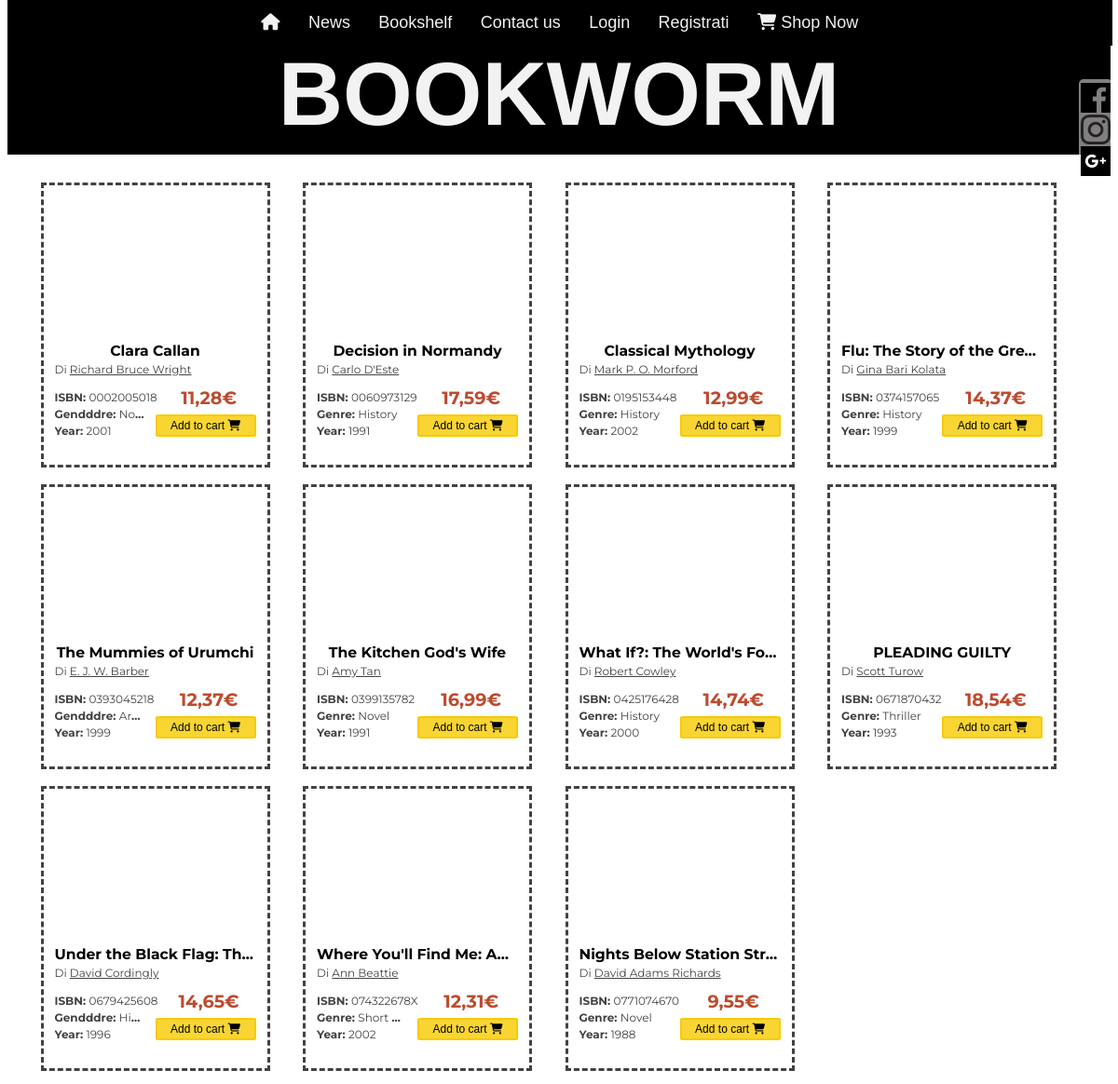
The page /bookshelf.php on the database its author committed.
### tables this page shows
CREATE TABLE `books` (
  `ISBN` varchar(45) NOT NULL,
  `title` varchar(45) NOT NULL,
  `author` varchar(45) NOT NULL,
  `publication_year` varchar(45) NOT NULL,
  `publisher` varchar(45) NOT NULL,
  `image_url` varchar(300) NOT NULL,
  `genre` varchar(45) NOT NULL,
  `price` varchar(45) DEFAULT NULL,
  PRIMARY KEY (`ISBN`)
);

### bookshelf.php (the view, shortened to what this page needs)
<?php
require('inc/db.php');
?>
<!DOCTYPE html>
<html lang="it">
<head>
    <link href="CSS/bookshelf_style.css" rel="stylesheet" type="text/css">
</head>
<body>
<nav class="topnav">
    <table>
        <tr>
            <td><a href="index.php"><i class="fa-solid fa-house"></i></a></td>
            <td><a href="index.php#hr1">News</a></td>
            <td><a onclick="scrollup()">Bookshelf</a></td>
            <td><a href="index.php#contatti">Contact us</a></td>
            <?php
            if(!isset($_SESSION["username"])){
                echo '
                        <td> <a onclick="openmodal()">Login</a></td>
                        <td> <a onclick="openmodal1()">Registrati</a></td>';
            }else{
                echo '<td><a onclick="openmodal2()"><strong>'.' '. $_SESSION["username"] . '</strong></a></td>';
            }
            ?>
            <td><a href="carrello.php"><i class="fa-solid fa-cart-shopping"></i> Shop Now</a></td>
        </tr>
    </table>
</nav>
<div id="intestazione">
    <h1> BOOKWORM </h1>
</div>
<aside class="rightnav">
    <table>
        <tr>
            <td id="facebook"></td>
        </tr>
        <tr>
            <td id="instagram"></td>
        </tr>
        <tr>
            <td id="google"></td>
        </tr>
    </table>
</aside>
<?php
$query = "SELECT * FROM books";
$result=mysqli_query($con,$query);
$resultCount=mysqli_num_rows($result);
$rows = [];
while($row = mysqli_fetch_assoc($result)){
    $rows[] = $row;
}
for ($i = 0; $i < $resultCount; $i++) {
    if($i%4 == 0){
        echo '<div class="article_line">
        <div class="article_box">
        <div class="book_image" style="background-image: url('.$rows[$i]['image_url'].');"></div>
        <div class="book_title">'.$rows[$i]['title'].'</div>
        <div class="book_author">Di <p style="display:inline; text-decoration: underline;">'.$rows[$i]['author'].'</div>
        <div class="book_isbn"> ISBN: <p style="display:inline; font-weight: normal;">'.$rows[$i]['ISBN'].'</div>
        <div class="book_genre"> Gendddre: <p style="display:inline; font-weight: normal;">'.$rows[$i]['genre'].'</div>
        <div class="book_date"> Year: <p style="display:inline; font-weight: normal;">'.$rows[$i]['publication_year'].'</p></div>
        <div class="book_price">'.$rows[$i]['price'].'€</div>
        <button type="submit" class="book_button">Add to cart <i class="fa-solid fa-cart-shopping"></i></button>
        </div>';
    } else {
        echo '<div class="article_box">
        <div class="book_image" style="background-image: url('.$rows[$i]['image_url'].');"></div>
        <div class="book_title">'.$rows[$i]['title'].'</div>
        <div class="book_author">Di <p style="display:inline; text-decoration: underline;">'.$rows[$i]['author'].'</div>
        <div class="book_isbn"> ISBN: <p style="display:inline; font-weight: normal;">'.$rows[$i]['ISBN'].'</div>
        <div class="book_genre"> Genre: <p style="display:inline; font-weight: normal;">'.$rows[$i]['genre'].'</div>
        <div class="book_date"> Year: <p style="display:inline; font-weight: normal;">'.$rows[$i]['publication_year'].'</p></div>
        <div class="book_price">'.$rows[$i]['price'].'€</div>
        <button type="submit" class="book_button">Add to cart <i class="fa-solid fa-cart-shopping"></i></button>
        </div>';
        $temp = $i+1;
        if($temp%4 == 0){
            echo '</div>';
        }
    }
}
if($resultCount%4 != 0){
    echo '</div>';
}
?>
</body>

### CSS/bookshelf_style.css (style rules this page uses)
.topnav { position: fixed; top: 0; width: 98.8%; height: 4.09vw; z-index: 300; background-color: black; overflow: hidden; }
.topnav table { margin:auto; }
.topnav td a { position:relative; top: 0.95vw; color: #f2f2f2; text-align: center; font-family: 'Franklin Gothic Book', sans-serif; padding: 1.2vw 1.1vw; text-decoration: none; font-size: 1.5VW; height: 4vw; }
.rightnav { position: fixed; right: 0.5vw; top: 85px; background-color: rgba(255,255,255,0.5); border-radius: 5px; z-index: 300; width: 3vw; height: 9vw; }
.rightnav table { margin: auto; }
.rightnav table td { width: 2.5vw; height: 2.5vw; position: relative; top: 0.2vw; }
#instagram { width: 100%; background-image: url('../immagini/instagram_icon_black.png'); background-size: cover; background-repeat: no-repeat; background-position: center center; }
#facebook { width: 100%; background-image: url('../immagini/facebook_icon_black.png'); background-size: cover; background-repeat: no-repeat; background-position: center center; }
#google { background-image: url('../immagini/google_icon_black.png'); background-size: cover; background-repeat: no-repeat; background-position: center center; }
#intestazione { position: relative; top: -1.5vw; background-color: black; height: 10vw; }
#intestazione h1 { position: relative; font-size: 8vw; font-family: Raleway, sans-serif; text-align: center; color: #f2f2f2; font-style: normal; }
.article_line { position: relative; width: 100%; height: 27vw; }
.article_box { position: relative; top: 1vw; width: 20vw; height: 25vw; float: left; margin-left: 3%; font-family: Montserrat, sans-serif; text-align: center; border: 3px dashed #424242; }
.book_image { position: relative; top: 1vw; left: 20%; width: 60%; height: 12vw; background-repeat: no-repeat; background-size: cover; background-position: center center; }
.book_title { position: relative; top: 2vw; left: 5%; width: 90%; height: 1.8vw; font-size: 1.3vw; font-family: Montserrat, sans-serif; text-align: center; font-weight: bold; overflow: hidden; white-space: nowrap; text-overflow: ellipsis; }
.book_author { position: relative; top: 2vw; left: 5%; width: 90%; height: 1.5vw; font-size: 1vw; font-family: Montserrat, sans-serif; color: #424242; text-align: left; overflow: hidden; white-space: nowrap; text-overflow: ellipsis; }
.book_isbn { position: relative; top: 3vw; left: 5%; width: 90%; height: 1.5vw; font-size: 1vw; font-family: Montserrat, sans-serif; font-weight: bold; color: #424242; text-align: left; overflow: hidden; white-space: nowrap; text-overflow: ellipsis; }
.book_genre { position: relative; top: 3vw; left: 5%; width: 40%; height: 1.5vw; font-size: 1vw; font-family: Montserrat, sans-serif; font-weight: bold; color: #424242; text-align: left; overflow: hidden; white-space: nowrap; text-overflow: ellipsis; }
.book_date { position: relative; top: 3vw; left: 5%; width: 90%; height: 1.5vw; font-size: 1vw; font-family: Montserrat, sans-serif; font-weight: bold; color: #424242; text-align: left; overflow: hidden; white-space: nowrap; text-overflow: ellipsis; }
.book_button { position: absolute; top:20vw; right: 1vw; background-color: #f9d533; color: black; padding: 0.2vw 0.5vw; margin: 0.5vw 0; border: 2px solid #F7CA00; border-radius: 5%; cursor: pointer; width: 45%; height: 2vw; font-size: 1vw; }
.book_price { position: absolute; top: 18vw; right: 0.7vw; width: 45%; height: 2vw; font-size: 1.6vw; font-family: Montserrat, sans-serif; font-weight: bold; color: #BD4B2E; text-align: center; overflow: hidden; white-space: nowrap; text-overflow: ellipsis; }

### rows shown on the page
books: title "Clara Callan", author "Richard Bruce Wright", ISBN "0002005018", genre "No…", publication_year "2001", price "11,28"
books: title "Decision in Normandy", author "Carlo D'Este", ISBN "0060973129", genre "History", publication_year "1991", price "17,59"
books: title "Classical Mythology", author "Mark P. O. Morford", ISBN "0195153448", genre "History", publication_year "2002", price "12,99"
books: title "Flu: The Story of the Gre…", author "Gina Bari Kolata", ISBN "0374157065", genre "History", publication_year "1999", price "14,37"
books: title "The Mummies of Urumchi", author "E. J. W. Barber", ISBN "0393045218", genre "Ar…", publication_year "1999", price "12,37"
books: title "The Kitchen God's Wife", author "Amy Tan", ISBN "0399135782", genre "Novel", publication_year "1991", price "16,99"
books: title "What If?: The World's Fo…", author "Robert Cowley", ISBN "0425176428", genre "History", publication_year "2000", price "14,74"
books: title "PLEADING GUILTY", author "Scott Turow", ISBN "0671870432", genre "Thriller", publication_year "1993", price "18,54"
books: title "Under the Black Flag: Th…", author "David Cordingly", ISBN "0679425608", genre "Hi…", publication_year "1996", price "14,65"
books: title "Where You'll Find Me: A…", author "Ann Beattie", ISBN "074322678X", genre "Short…", publication_year "2002", price "12,31"
books: title "Nights Below Station Str…", author "David Adams Richards", ISBN "0771074670", genre "Novel", publication_year "1988", price "9,55"
